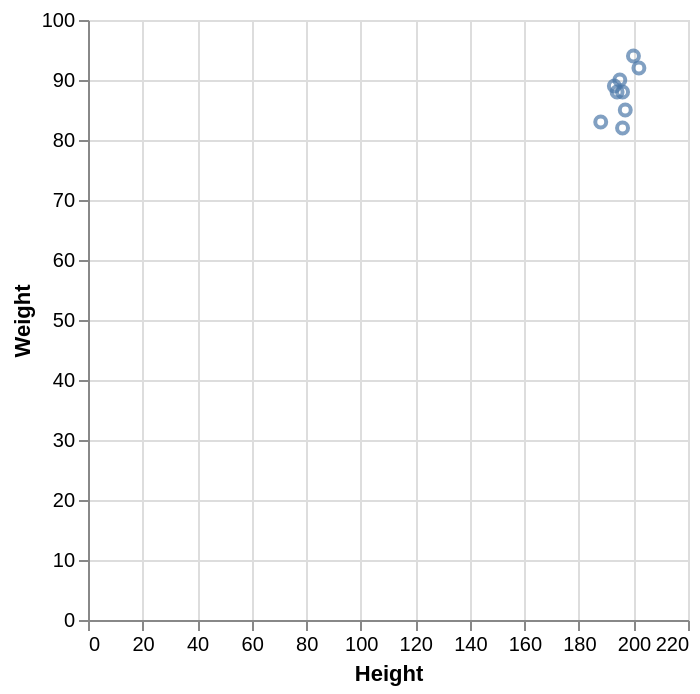

Here is the Vega-Lite specification saved for this chart:
### Vega-Lite specification from a JSON file in a GitHub repository (floating-point values rounded to 4 significant figures)
{"data": {"values": [{"x_data": 188, "y_data": 83}, {"x_data": 197, "y_data": 85}, {"x_data": 200, "y_data": 94}, {"x_data": 202, "y_data": 92}, {"x_data": 195, "y_data": 90}, {"x_data": 196, "y_data": 88}, {"x_data": 193, "y_data": 89}, {"x_data": 194, "y_data": 88}, {"x_data": 196, "y_data": 82}]}, "mark": "point", "encoding": {"x": {"field": "x_data", "type": "quantitative", "title": "Height"}, "y": {"field": "y_data", "type": "quantitative", "title": "Weight"}}}
